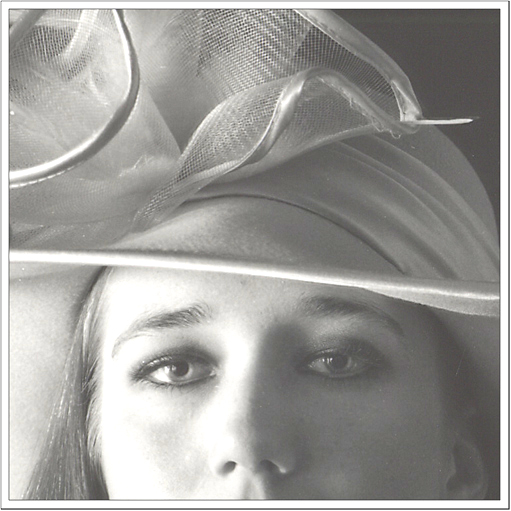
#> input picture HW/LKD - HW2/images/lowcontrast.jpg, 511 x 511 px
$ python Lily_Donaldson_ps2.py   (older library calls are emulated)
#> lines starting #> are read from the running program, lines starting #| are printed output that depends on the picture
#Lily Donaldson 4459300
#HW2
#Computer Vision 476

#imports
import math
import cv2
import numpy as np
import scipy
import matplotlib.pyplot as plt
from scipy import misc
from scipy import ndimage
from scipy.ndimage import filters


#1.1-1.3
hat = cv2.imread('images/lowcontrast.jpg',0)
#> hat: shape (511, 511); min 38, max 255, mean 157.2
cat = cv2.imread('images/cheetah.png',0)
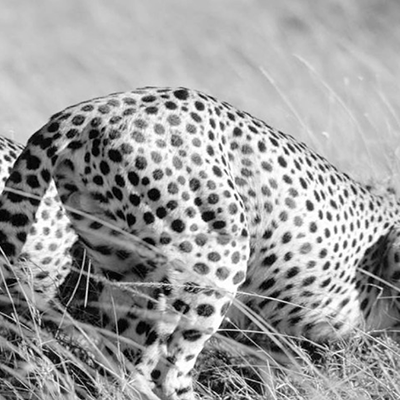
#> input picture HW/LKD - HW2/images/cheetah.png, 400 x 400 px
#> cat is the input picture: shape (400, 400); min 0, max 255, mean 159.1

blurry_woman = ndimage.gaussian_filter(hat, 7)
blurry_cheetah = ndimage.gaussian_filter(cat, 7)

cv2.imshow("Blurred woman",blurry_woman)
cv2.waitKey(0)
cv2.imshow("Blurred cat",blurry_cheetah)
cv2.waitKey(0)

#1.4
dftHat = np.fft.fft2(hat)
dftHatShifted = np.fft.fftshift(dftHat)
#mag spectrum
mag_hat = np.log(np.abs(dftHatShifted))

dftCat = np.fft.fft2(cat)
dftCatShifted = np.fft.fftshift(dftCat)
#mag spectrum
mag_cat = np.log(np.abs(dftCatShifted))
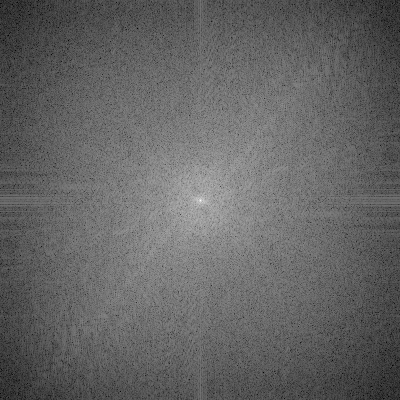
#> mag_cat: shape (400, 400) float64; min 2, max 17.05, mean 7.93; drawn with min black and max white


plt.figure(1, figsize=(15, 5))

plt.subplot(1, 4, 2)
plt.title('MAG CAT', fontsize=10)
plt.imshow(mag_cat, cmap=plt.cm.gray)
plt.axis('off')

plt.subplot(1, 4, 4)
plt.title('MAG HAT', fontsize=10)
plt.imshow(mag_hat, cmap=plt.cm.gray)
plt.axis('off')

plt.subplot(1, 4, 3)
plt.title('HAT', fontsize=10)
plt.imshow(hat, cmap=plt.cm.gray)
plt.axis('off')

plt.subplot(1, 4, 1)
plt.title('CAT', fontsize=10)
plt.imshow(cat, cmap=plt.cm.gray)
plt.axis('off')

plt.show()


#-------------------------------------------------------

#2
#np.histogram(array_like,num_of_equal_width_bins)
#Compute the histogram of a set of data.
#np.arrange(start,stop,set)
#evenly spaced values
frequencies, bins = np.histogram(hat, bins=np.arange(-0.5, 255.1, 0.5))
#> frequencies = 511 values, max 25173 at index 510, min 0 at index 0, mean 511; bins = 512 values from -0.5 to 255

intensities = bins[1:bins.size]
#> intensities = 511 values from 0 to 255
# cumulative distribution function (image's accumulated normalized histogram)
cdf = np.cumsum(frequencies)
#> cdf = 511 values from 0 to 261121
# compute compensation transfer function (normalized CDF)
intensityMap = cdf/np.float32(cdf[-1]) * 255
#> intensityMap = 511 values from 0 to 255
#get target; 5%
target = cdf[-1] * 0.05
#> target = 13056.1
#ready
black = 0
i = 0
white = 0
j = frequencies.size - 1
#> j = 510

#push full black
while (black < target):
    black += frequencies[i]
    intensityMap[i] = 0
    i += 1
#> after the loop, black = 14550; i = 166
#push full white
while (white < target):
    white += frequencies[j]
    intensityMap[j] = 255
    j -= 1
#> this loop made 1 pass
#> (white, j) on pass 1: (25173, 509)
#> after the loop, j = 509; white = 25173

#finish
#get non pure black and pure white pixels
leftover = hat.size - (black + white)
#> leftover = 221398
tolerance = leftover*0.05
#> tolerance = 11069.9
x = 0
while(x < tolerance):
    x = 0
    leftover = np.sum(frequencies[i:(j+1)])
    for k in range(i, j+1):
        ceiling = leftover/(j+1-i)
        if frequencies[k] > ceiling:
            x += frequencies[k] - ceiling
            frequencies[k] = ceiling
#> this loop made 1 pass
#> leftover on pass 1: 221398
#> after the loop, frequencies = 511 values, max 25173 at index 510, min 0 at index 0, mean 281.5

intensityMap[i:(j+1)] = np.cumsum(frequencies[i:(j+1)]).astype(float)/leftover*255.0 + 255*(float(black)/hat.size)
new_hat = np.interp(hat, intensities, intensityMap)

dftHist = np.fft.fft2(new_hat)
dftHistShift = np.fft.fftshift(dftHist)
#mag spectrum
mag_hist = np.log(np.abs(dftHistShift))
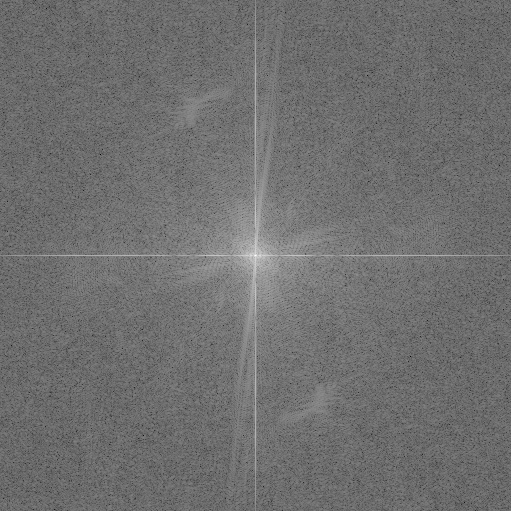
#> mag_hist: shape (511, 511) float64; min 1.91, max 16.84, mean 8.45; drawn with min black and max white

plt.figure(1, figsize=(15, 5))

plt.subplot(1, 4, 1)
plt.title('Old Image', fontsize=10)
plt.imshow(hat, cmap=plt.cm.gray)
plt.axis('off')

plt.subplot(1, 4, 2)
plt.title('Old Mag', fontsize=10)
plt.imshow(mag_hat, cmap=plt.cm.gray)
plt.axis('off')

plt.subplot(1, 4, 3)
plt.title('New Image', fontsize=10)
plt.imshow(new_hat, cmap=plt.cm.gray)
plt.axis('off')

plt.subplot(1, 4, 4)
plt.title('Equalized', fontsize=10)
plt.imshow(mag_hist, cmap=plt.cm.gray)
plt.axis('off')

plt.show()

frequencies, bins = np.histogram(hat, bins=np.arange(-0.5, 255.1, 0.5))
#> frequencies = 511 values, max 25173 at index 510, min 0 at index 0, mean 511

intensities = bins[1:bins.size]
# cumulative distribution function (image's accumulated normalized histogram)
cdf = np.cumsum(frequencies)
# compute compensation transfer function (normalized CDF)
intensityMap = cdf/np.float32(cdf[-1]) * 255
#get target; 5%
target = cdf[-1] * 0.4
#> target = 104448.4
#ready
black = 0
i = 0
white = 0
j = frequencies.size - 1
#> j = 510

#push full black
while (black < target):
    black += frequencies[i]
    intensityMap[i] = 0
    i += 1
#> after the loop, black = 106092; i = 258
#push full white
while (white < target):
    white += frequencies[j]
    intensityMap[j] = 255
    j -= 1
#> this loop made 182 passes
#> (white, j) on passes 1 to 3: (25173, 509), (27003, 508), (27003, 507)
#> after the loop, j = 328; white = 105861

#finish
#get non pure black and pure white pixels
leftover = hat.size - (black + white)
#> leftover = 49168
tolerance = leftover*0.4
#> tolerance = 19667.2
x = 0
while(x < tolerance):
    x = 0
    leftover = np.sum(frequencies[i:(j+1)])
    for k in range(i, j+1):
        ceiling = leftover/(j+1-i)
        if frequencies[k] > ceiling:
            x += frequencies[k] - ceiling
            frequencies[k] = ceiling
#> this loop made 1 pass
#> leftover on pass 1: 49168
#> after the loop, frequencies = 511 values, max 25173 at index 510, min 0 at index 0, mean 461.4

intensityMap[i:(j+1)] = np.cumsum(frequencies[i:(j+1)]).astype(float)/leftover*255.0 + 255*(float(black)/hat.size)
new_hat = np.interp(hat, intensities, intensityMap)

dftHist = np.fft.fft2(new_hat)
dftHistShift = np.fft.fftshift(dftHist)
#mag spectrum
mag_hist_high = np.log(np.abs(dftHistShift))
scipy.misc.imsave('images/high_contrast_hat_woman.jpg', new_hat)

plt.figure(1, figsize=(15, 5))

plt.subplot(1, 4, 1)
plt.title('Old Image', fontsize=10)
plt.imshow(hat, cmap=plt.cm.gray)
plt.axis('off')

plt.subplot(1, 4, 2)
plt.title('Old Mag', fontsize=10)
plt.imshow(mag_hat, cmap=plt.cm.gray)
plt.axis('off')

plt.subplot(1, 4, 3)
plt.title('Newer Image', fontsize=10)
plt.imshow(new_hat, cmap=plt.cm.gray)
plt.axis('off')

plt.subplot(1, 4, 4)
plt.title('High Contrast Equalized', fontsize=10)
plt.imshow(mag_hist_high, cmap=plt.cm.gray)
plt.axis('off')

plt.show()


#-------------------------------------------------------
#3
#set gaussian, box, and sobel
holdArray= np.array([[1,4,6,4,1],[4,16,24,16,4],[6,24,36,24,6],[4,16,24,16,4],[1,4,6,4,1]])
gaussian = 1.0/256*holdArray
gaussianX = np.array([1,4,6,4,1])
holdArray=np.array([1,4,6,4,1])
gaussianY = 1.0/256*holdArray
box = np.ones((5,5), dtype=np.float32)/25
boxX = np.array([1,1,1,1,1])
boxY = np.array([1,1,1,1,1])/25.0
sobel = np.array([[1,2,0,-2,-1],[4,8,0,-8,-4],[6,12,0,-12,-6],[4,8,0,-8,-4],[1,2,0,-2,-1]])
sobelX = np.array([1,2,0,-2,-1])
sobelY = np.array([1,4,6,4,1])

#convolve with gaussian,box, and sobel
CATgaussian = filters.convolve(cat, gaussian)
CATgaussianX = filters.convolve1d(cat, gaussianX, axis=1)
CATgaussianY = filters.convolve1d(cat, gaussianY, axis=0)
CATbox = filters.convolve(cat, box)
CATboxX = filters.convolve1d(cat, boxX, axis=1)
CATboxY = filters.convolve1d(cat, boxY, axis=0)
CATsobel = filters.convolve(cat, sobel)
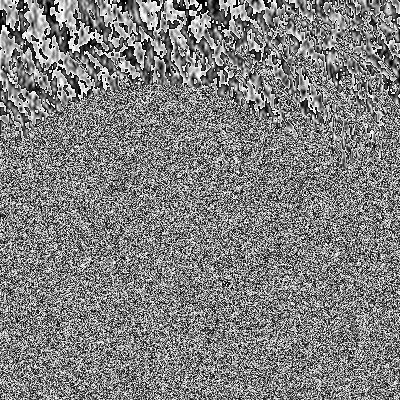
#> CATsobel: shape (400, 400); min 0, max 255, mean 127.8
CATsobelX = filters.convolve1d(cat, sobelX, axis=1)
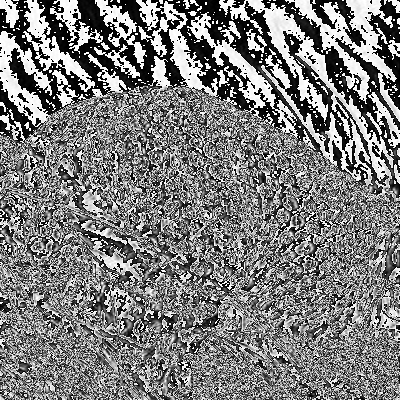
#> CATsobelX: shape (400, 400); min 0, max 255, mean 124.4
CATsobelY = filters.convolve1d(cat, sobelY, axis=0)
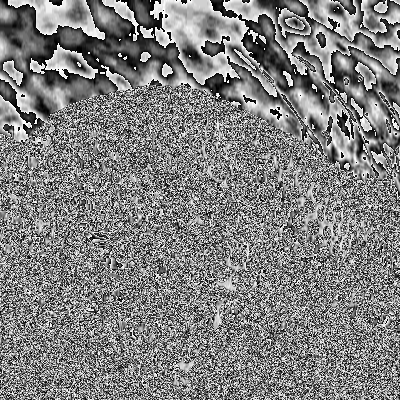
#> CATsobelY: shape (400, 400); min 0, max 255, mean 127.9


#Display
plt.figure(1, figsize=(15, 5))

plt.subplot(1, 4, 1)
plt.title('Original Cat', fontsize=10)
plt.imshow(cat, cmap=plt.cm.gray)
plt.axis('off')

plt.subplot(1, 4, 2)
plt.title('Cat, Box Filter', fontsize=10)
plt.imshow(CATbox, cmap=plt.cm.gray)
plt.axis('off')

plt.subplot(1, 4, 3)
plt.title('Cat, gaussian filter', fontsize=10)
plt.imshow(CATgaussian, cmap=plt.cm.gray)
plt.axis('off')

plt.subplot(1, 4, 4)
plt.title('Cat, Sobel Filter', fontsize=10)
plt.imshow(CATsobel, cmap=plt.cm.gray)
plt.axis('off')

plt.show()


#-------------------------------------------------------
#4
#Original image
mag_hist_high = np.float64(misc.imread('images/high_contrast_hat_woman.jpg', flatten=1, mode='F'))
#> mag_hist_high: shape (511, 511) float64; min 0, max 255, mean 132.8
#scipy horizontal sobel filter (0)
horizontal = ndimage.sobel(mag_hist_high, 0)
#scipy vertical sobel filter (1)
vertical = ndimage.sobel(mag_hist_high, 1)
#returns hypotenuse with a and b scalars (combines all edges)
myEdges = np.hypot(horizontal, vertical)
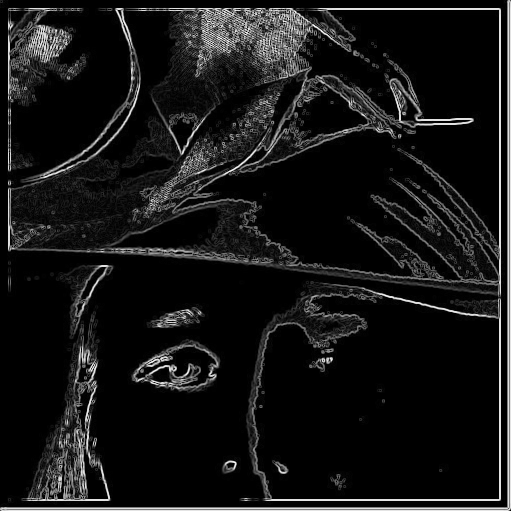
#> myEdges: shape (511, 511) float64; min 0, max 1140.4, mean 99.1; drawn with min black and max white

#Display
plt.figure(1, figsize=(15, 5))
plt.subplot(1, 4, 1)
plt.title('Original', fontsize=10)
plt.imshow(mag_hist_high, cmap=plt.cm.gray)
plt.axis('off')
plt.subplot(1, 4, 2)
plt.title('horizontal edges', fontsize=10)
plt.imshow(horizontal, cmap=plt.cm.gray)
plt.axis('off')
plt.subplot(1, 4, 3)
plt.title('vertical edges', fontsize=10)
plt.imshow(vertical, cmap=plt.cm.gray)
plt.axis('off')
plt.subplot(1, 4, 4)
plt.title('ALL THE EDGES', fontsize=10)
plt.imshow(myEdges, cmap=plt.cm.gray)
plt.axis('off')
plt.show()
